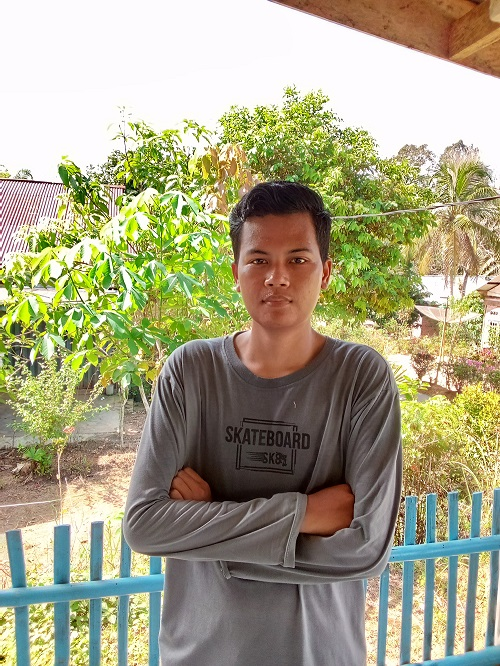
#> input picture image/harun.jpg, 500 x 666 px
$ python hist_equal_grayscale.py
#> lines starting #> are read from the running program, lines starting #| are printed output that depends on the picture
import cv2
import numpy as np

# Baca gambar
image = cv2.imread('image/harun.jpg')  # ganti sesuai lokasi gambarmu
#> image is the input picture: shape (666, 500, 3); mean B, G, R 132.2, 163.2, 166.4

# Cek apakah gambar berhasil dibaca
if image is None:
    print("Gambar tidak ditemukan!")
    exit()

# Konversi ke grayscale
gray = cv2.cvtColor(image, cv2.COLOR_BGR2GRAY)
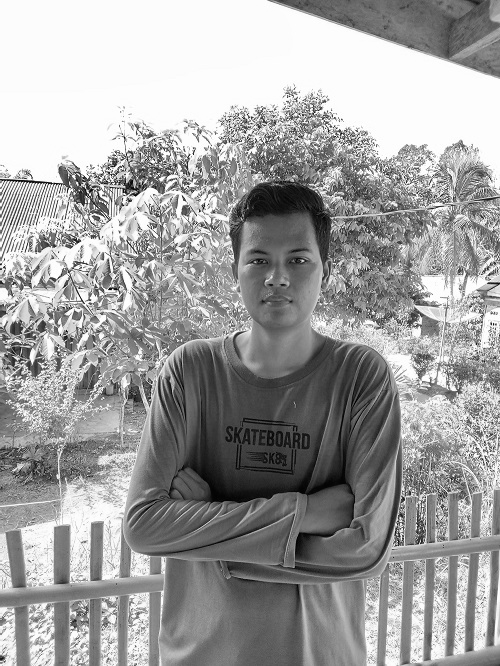
#> gray: shape (666, 500); min 2, max 255, mean 160.6

# Equalisasi histogram
equalized = cv2.equalizeHist(gray)
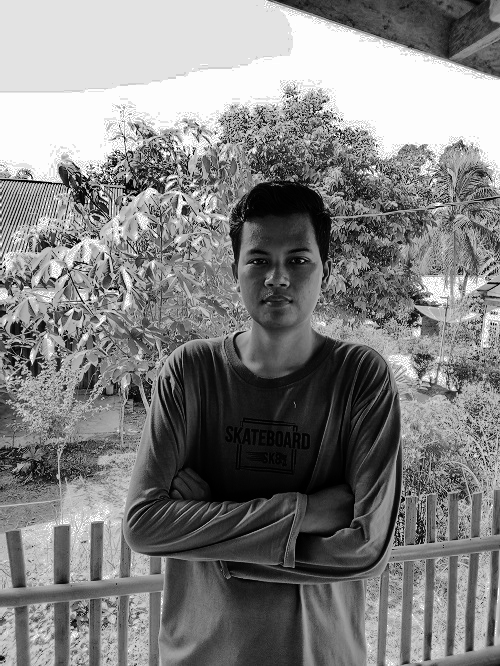
#> equalized: shape (666, 500); min 0, max 255, mean 130

# Tampilkan hasil
cv2.imshow('Original Grayscale Image', gray)
cv2.imshow('Histogram Equalized Grayscale Image', equalized)
cv2.waitKey(0)
cv2.destroyAllWindows()

$ run again, with image/campur.bmp saved as image/harun.jpg
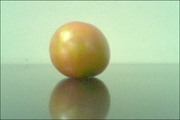
#> input picture image/campur.bmp, 180 x 120 px
#> image is the input picture: shape (120, 180, 3); mean B, G, R 150.8, 190.9, 169.4
#> `gray = cv2.cvtColor(image, cv2.COLOR_BGR2GRAY)`:
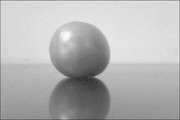
#> gray: shape (120, 180); min 45, max 249, mean 179.9
#> `equalized = cv2.equalizeHist(gray)`:
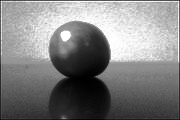
#> equalized: shape (120, 180); min 0, max 255, mean 129.3

$ run again, with image/hijau.bmp saved as image/harun.jpg
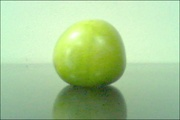
#> input picture image/hijau.bmp, 180 x 120 px
#> image is the input picture: shape (120, 180, 3); mean B, G, R 149.9, 203.7, 169.6
#> `gray = cv2.cvtColor(image, cv2.COLOR_BGR2GRAY)`:
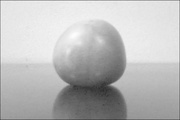
#> gray: shape (120, 180); min 45, max 253, mean 187.4
#> `equalized = cv2.equalizeHist(gray)`:
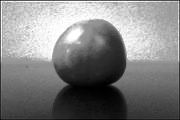
#> equalized: shape (120, 180); min 0, max 255, mean 129.3
